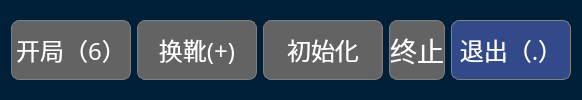
       <widget class="QGroupBox" name="groupBox_2">
        <property name="styleSheet">
         <string notr="true">border-radius:5px;
background-color: rgb(0,32, 57);
</string>
        </property>
        <property name="title">
         <string/>
        </property>
        <layout class="QGridLayout" name="gridLayout_2">
         <item row="0" column="2">
          <widget class="QPushButton" name="pu_init">
           <property name="enabled">
            <bool>false</bool>
           </property>
           <property name="minimumSize">
            <size>
             <width>120</width>
             <height>51</height>
            </size>
           </property>
           <property name="maximumSize">
            <size>
             <width>140</width>
             <height>60</height>
            </size>
           </property>
           <property name="font">
            <font>
             <family>方正粗黑宋简体</family>
             <pointsize>18</pointsize>
             <weight>50</weight>
             <bold>false</bold>
            </font>
           </property>
           <property name="styleSheet">
            <string notr="true">QPushButton{color: rgb(255, 255, 255);background:rgb(50, 73, 138);border:1px solid grey; border-radius: 8px;}
QPushButton:hover{border-color:rgb(139,170,105)}
QPushButton:pressed{border-color:gray;background-color:rgb(54, 65, 97);}
QPushButton:disabled{border-color:gray;background-color: rgb(99, 99, 99);
}</string>
           </property>
           <property name="text">
            <string>初始化</string>
           </property>
          </widget>
         </item>
         <item row="0" column="1">
          <widget class="QPushButton" name="xue_change">
           <property name="enabled">
            <bool>false</bool>
           </property>
           <property name="minimumSize">
            <size>
             <width>120</width>
             <height>51</height>
            </size>
           </property>
           <property name="maximumSize">
            <size>
             <width>140</width>
             <height>60</height>
            </size>
           </property>
           <property name="font">
            <font>
             <family>方正粗黑宋简体</family>
             <pointsize>18</pointsize>
             <weight>50</weight>
             <bold>false</bold>
            </font>
           </property>
           <property name="styleSheet">
            <string notr="true">QPushButton{color: rgb(255, 255, 255);background:rgb(50, 73, 138);border:1px solid grey; border-radius: 8px;}
QPushButton:hover{border-color:rgb(139,170,105)}
QPushButton:pressed{border-color:gray;background-color:rgb(54, 65, 97);}
QPushButton:disabled{border-color:gray;background-color: rgb(99, 99, 99);
}</string>
           </property>
           <property name="text">
            <string>换靴(+)</string>
           </property>
           <property name="shortcut">
            <string>+</string>
           </property>
          </widget>
         </item>
         <item row="0" column="0">
          <widget class="QPushButton" name="pu_start">
           <property name="enabled">
            <bool>false</bool>
           </property>
           <property name="minimumSize">
            <size>
             <width>120</width>
             <height>51</height>
            </size>
           </property>
           <property name="maximumSize">
            <size>
             <width>140</width>
             <height>60</height>
            </size>
           </property>
           <property name="font">
            <font>
             <family>方正粗黑宋简体</family>
             <pointsize>18</pointsize>
            </font>
           </property>
           <property name="styleSheet">
            <string notr="true">QPushButton{color: rgb(255, 255, 255);background:rgb(50, 73, 138);border:1px solid grey; border-radius: 8px;}
QPushButton:hover{border-color:rgb(139,170,105)}
QPushButton:pressed{border-color:gray;background-color:rgb(54, 65, 97);}
QPushButton:disabled{border-color:gray;background-color: rgb(99, 99, 99);
}</string>
           </property>
           <property name="text">
            <string>开局（6）</string>
           </property>
           <property name="shortcut">
            <string>6</string>
           </property>
           <property name="checkable">
            <bool>true</bool>
           </property>
           <property name="checked">
            <bool>false</bool>
           </property>
           <property name="autoRepeat">
            <bool>false</bool>
           </property>
          </widget>
         </item>
         <item row="0" column="4">
          <widget class="QPushButton" name="pu_exit">
           <property name="enabled">
            <bool>true</bool>
           </property>
           <property name="minimumSize">
            <size>
             <width>120</width>
             <height>51</height>
            </size>
           </property>
           <property name="maximumSize">
            <size>
             <width>140</width>
             <height>60</height>
            </size>
           </property>
           <property name="font">
            <font>
             <family>方正粗黑宋简体</family>
             <pointsize>18</pointsize>
             <weight>50</weight>
             <bold>false</bold>
            </font>
           </property>
           <property name="styleSheet">
            <string notr="true">QPushButton{color: rgb(255, 255, 255);background:rgb(50, 73, 138);border:1px solid grey; border-radius: 8px;}
QPushButton:hover{border-color:rgb(139,170,105)}
QPushButton:pressed{border-color:gray;background-color:rgb(54, 65, 97);}
QPushButton:disabled{border-color:gray;background-color: rgb(99, 99, 99);
}</string>
           </property>
           <property name="text">
            <string>退出（.）</string>
           </property>
           <property name="shortcut">
            <string>.</string>
           </property>
          </widget>
         </item>
         <item row="0" column="3">
          <widget class="QPushButton" name="pu_end">
           <property name="enabled">
            <bool>false</bool>
           </property>
           <property name="maximumSize">
            <size>
             <width>140</width>
             <height>60</height>
            </size>
           </property>
           <property name="font">
            <font>
             <family>方正粗黑宋简体</family>
             <pointsize>20</pointsize>
            </font>
           </property>
           <property name="styleSheet">
            <string notr="true">QPushButton{color: rgb(255, 255, 255);background:rgb(50, 73, 138);border:1px solid grey; border-radius: 8px;}
QPushButton:hover{border-color:rgb(139,170,105)}
QPushButton:pressed{border-color:gray;background-color:rgb(54, 65, 97);}
QPushButton:disabled{border-color:gray;background-color: rgb(99, 99, 99);
}</string>
           </property>
           <property name="text">
            <string>终止</string>
           </property>
          </widget>
         </item>
        </layout>
       </widget>
